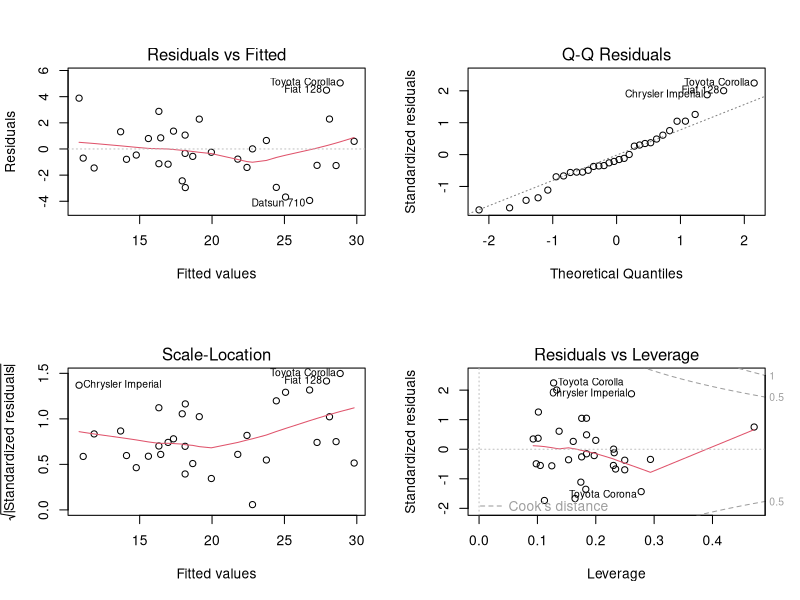
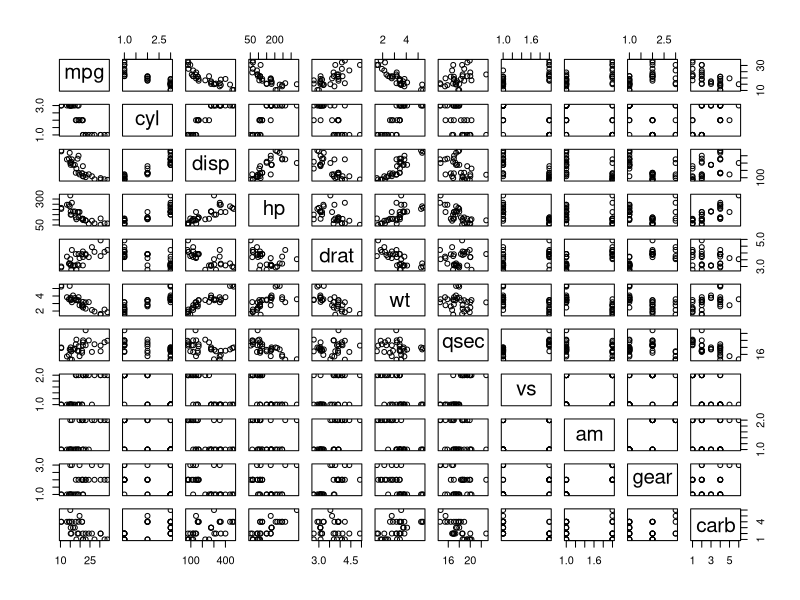
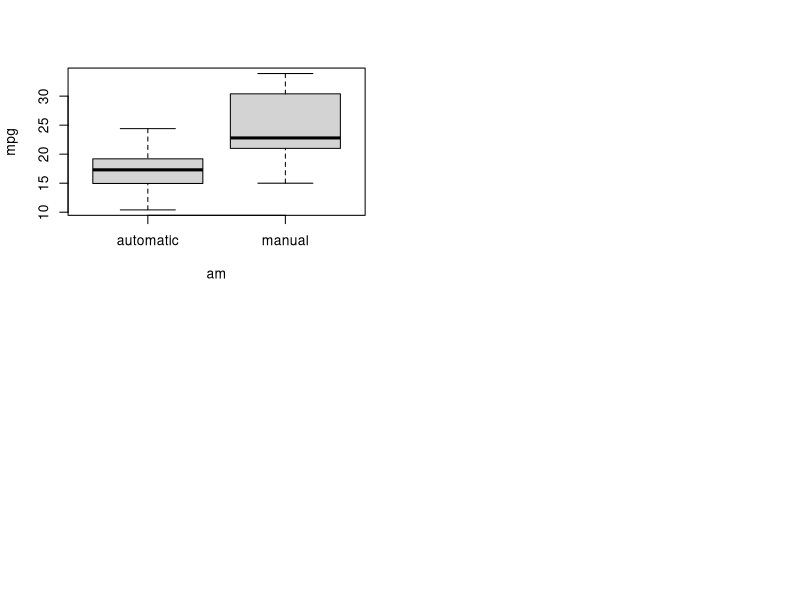

These charts were generated, in order, by the following R code:
## ---- chunk 1
knitr::opts_chunk$set(echo = TRUE)
## ---- chunk 2
data(mtcars)
str(mtcars)
## ---- chunk 3
mtcars$cyl  <- factor(mtcars$cyl)
mtcars$vs   <- factor(mtcars$vs)
mtcars$am   <- factor(mtcars$am,labels=c("automatic","manual"))
mtcars$gear <- factor(mtcars$gear)
mtcars$carb <- factor(mtcars$carb)
## ---- chunk 4
lm_am <- lm(mpg ~ am, data = mtcars)
summary(lm_am)
## ---- chunk 5
multi_model <- lm(mpg ~ ., data = mtcars)
best_multi <- step(multi_model, direction = "both")
## ---- chunk 6
summary(best_multi)
## ---- chunk 7
anova(lm_am, best_multi)
## ---- chunk 8
par(mfrow = c(2,2))
plot(best_multi)
## ---- chunk 9
pairs(mpg~., data = mtcars)
## ---- chunk 10
plot(mpg ~ am, data = mtcars)
